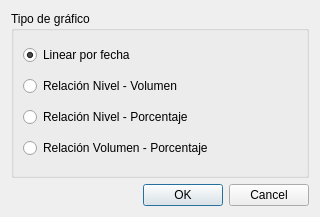
<?xml version="1.0" encoding="UTF-8"?>
<ui version="4.0">
 <class>DialogSelectGrafico</class>
 <widget class="QDialog" name="DialogSelectGrafico">
  <property name="geometry">
   <rect>
    <x>0</x>
    <y>0</y>
    <width>320</width>
    <height>217</height>
   </rect>
  </property>
  <property name="windowTitle">
   <string>Tipo de gráfico</string>
  </property>
  <layout class="QVBoxLayout" name="verticalLayout">
   <item>
    <layout class="QVBoxLayout" name="verticalLayout_2">
     <item>
      <widget class="QGroupBox" name="groupBox">
       <property name="title">
        <string>Tipo de gráfico</string>
       </property>
       <layout class="QVBoxLayout" name="verticalLayout_3">
        <item>
         <widget class="QRadioButton" name="rbtLinear">
          <property name="text">
           <string>Linear por fecha</string>
          </property>
          <property name="checked">
           <bool>true</bool>
          </property>
         </widget>
        </item>
        <item>
         <widget class="QRadioButton" name="rbtRelacionNivelVolumen">
          <property name="text">
           <string>Relación Nivel - Volumen</string>
          </property>
         </widget>
        </item>
        <item>
         <widget class="QRadioButton" name="rbtRelacionNivelPorcentaje">
          <property name="text">
           <string>Relación Nivel - Porcentaje</string>
          </property>
         </widget>
        </item>
        <item>
         <widget class="QRadioButton" name="rbtRelacionVolumenPorcentaje">
          <property name="text">
           <string>Relación Volumen - Porcentaje</string>
          </property>
         </widget>
        </item>
       </layout>
      </widget>
     </item>
    </layout>
   </item>
   <item>
    <widget class="QDialogButtonBox" name="buttonBox">
     <property name="orientation">
      <enum>Qt::Horizontal</enum>
     </property>
     <property name="standardButtons">
      <set>QDialogButtonBox::Cancel|QDialogButtonBox::Ok</set>
     </property>
    </widget>
   </item>
  </layout>
 </widget>
 <resources/>
 <connections>
  <connection>
   <sender>buttonBox</sender>
   <signal>accepted()</signal>
   <receiver>DialogSelectGrafico</receiver>
   <slot>accept()</slot>
   <hints>
    <hint type="sourcelabel">
     <x>248</x>
     <y>254</y>
    </hint>
    <hint type="destinationlabel">
     <x>157</x>
     <y>274</y>
    </hint>
   </hints>
  </connection>
  <connection>
   <sender>buttonBox</sender>
   <signal>rejected()</signal>
   <receiver>DialogSelectGrafico</receiver>
   <slot>reject()</slot>
   <hints>
    <hint type="sourcelabel">
     <x>316</x>
     <y>260</y>
    </hint>
    <hint type="destinationlabel">
     <x>286</x>
     <y>274</y>
    </hint>
   </hints>
  </connection>
 </connections>
</ui>
